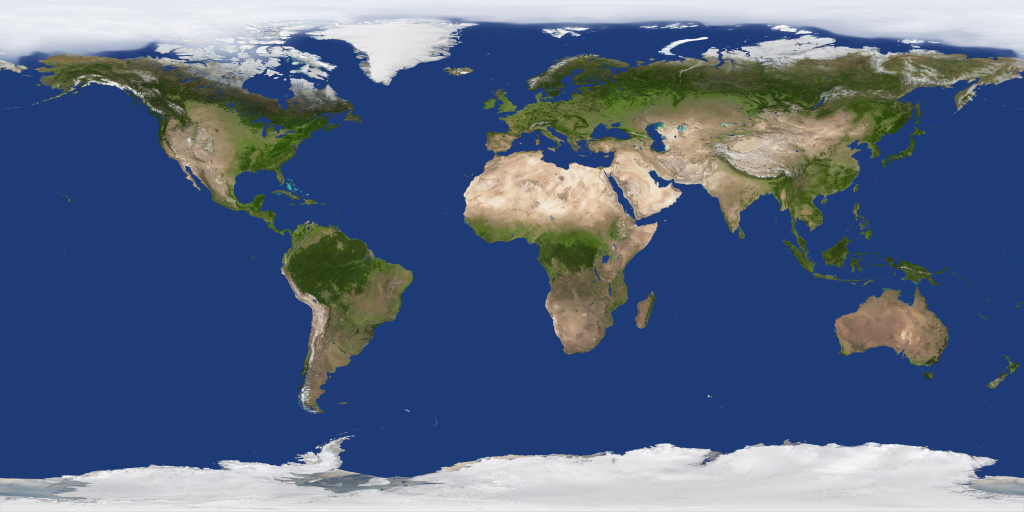
#> input picture assets/2k_earth_daymap.jpg, 2048 x 1024 px, found by its file name (shown at 1/2 size)
$ python convert_to_polar.py assets/2k_earth_daymap.jpg polar_earth --north
#> lines starting #> are read from the running program, lines starting #| are printed output that depends on the picture
#!/usr/bin/env python3
"""
Convert equirectangular images to polar format for POV display.

The polar format is optimized for the POV display:
- Width (720): Angular positions (0° to 359.5° longitude, 0.5° resolution)
- Height (44): Radial positions (row 0 = equator, row 43 = pole)

When wrapped into a disc:
- Row 0 maps to the outer edge of the disc (equator)
- Row 43 maps to the center of the disc (pole)

Usage:
    python convert_to_polar.py assets/2k_earth_daymap.jpg polar_earth --north
    python convert_to_polar.py assets/2k_jupiter.jpg polar_jupiter --south --saturation 1.8 --contrast 1.3
    python convert_to_polar.py assets/2k_moon.jpg polar_moon --north
"""

from pathlib import Path
import argparse

try:
    from PIL import Image, ImageEnhance
    import numpy as np
except ImportError:
    print("Error: PIL and numpy required. Install with:")
    print("  uv pip install pillow numpy")
    exit(1)


def equirect_to_polar(
    input_path: Path,
    hemisphere: str = "north",
    width: int = 720,
    height: int = 44,
    saturation: float = 1.0,
    contrast: float = 1.0,
) -> np.ndarray:
    """
    Convert equirectangular image to polar format.

    Args:
        input_path: Path to equirectangular source image
        hemisphere: "north" or "south" - which pole is at center
        width: Angular resolution (720 = 0.5° per pixel)
        height: Radial resolution (44 rings from equator to pole)
        saturation: Color saturation multiplier (1.0 = unchanged, 1.5 = 50% more vibrant)
        contrast: Contrast multiplier (1.0 = unchanged, 1.3 = 30% more contrast)

    Returns:
        numpy array of shape (height, width, 3) with RGB values
    """
#> called with hemisphere = 'north', width = 720, height = 44, saturation = 1, contrast = 1
    img = Image.open(input_path).convert("RGB")
#> img is the input picture: PIL image 2048x1024 RGB; mean R, G, B 84.1, 101.3, 129.5

    # Apply image enhancements before sampling
    if saturation != 1.0:
        img = ImageEnhance.Color(img).enhance(saturation)
    if contrast != 1.0:
        img = ImageEnhance.Contrast(img).enhance(contrast)
    src_w, src_h = img.size
#> src_w = 2048; src_h = 1024
    src_array = np.array(img)

    polar = np.zeros((height, width, 3), dtype=np.uint8)

    for row in range(height):
        # Row 0 = outer edge (equator), Row max = center (pole)
        if hemisphere == "north":
            # North pole view: lat 0° to 90°
            latitude = 90.0 * row / (height - 1)
        else:
            # South pole view: lat 0° to -90°
            latitude = -90.0 * row / (height - 1)

        # Map latitude to source Y
        # Equirectangular: Y=0 is north pole (lat 90°), Y=max is south pole (lat -90°)
        # Formula: src_y = (90 - latitude) / 180 * src_h
        src_y = int((90.0 - latitude) / 180.0 * src_h)
        src_y = max(0, min(src_h - 1, src_y))

        for col in range(width):
            # Map column to longitude (0° to 360°)
            longitude = col * 360.0 / width
            src_x = int(longitude / 360.0 * src_w) % src_w

            polar[row, col] = src_array[src_y, src_x]
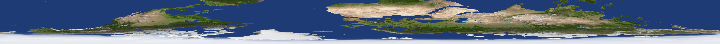
#> polar: shape (44, 720, 3); mean R, G, B 94.4, 108.9, 127.2

    return polar


def write_c_header(
    polar: np.ndarray,
    output_path: Path,
    array_name: str,
    hemisphere: str,
) -> None:
    """
    Write polar texture as C header file with CRGB array.

    Args:
        polar: numpy array of shape (height, width, 3)
        output_path: Path to output .h file
        array_name: Name for the C array (e.g., "polar_earth")
        hemisphere: "north" or "south" for comment
    """
#> called with array_name = 'polar_earth', hemisphere = 'north'
    height, width, _ = polar.shape
#> height = 44; width = 720

    # Create output directory if needed
    output_path.parent.mkdir(parents=True, exist_ok=True)

    pole_name = "North" if hemisphere == "north" else "South"

    with open(output_path, "w") as f:
        f.write(f"// Auto-generated polar texture ({width}x{height})\n")
        f.write(f"// {pole_name} pole view: row 0 = equator (edge), row max = pole (center)\n")
        f.write("// Generated by tools/convert_to_polar.py\n")
        f.write("#pragma once\n\n")
        f.write("#include <FastLED.h>\n\n")
        f.write(f"static constexpr int {array_name.upper()}_WIDTH = {width};\n")
        f.write(f"static constexpr int {array_name.upper()}_HEIGHT = {height};\n\n")
        f.write(
            f"static const CRGB {array_name}[{array_name.upper()}_HEIGHT][{array_name.upper()}_WIDTH] PROGMEM = {{\n"
        )
        for row in range(height):
            f.write("  {")
            for col in range(width):
                r, g, b = polar[row, col]
                f.write(f"CRGB({r},{g},{b})")
                if col < width - 1:
                    f.write(",")
            f.write("},\n")
        f.write("};\n")

    # Report size
    size_bytes = height * width * 3
#> size_bytes = 95040
    print(f"Generated: {output_path}")
    print(f"  Array: {array_name}")
    print(f"  Hemisphere: {pole_name}")
    print(f"  Dimensions: {width} x {height}")
#|   Dimensions: 720 x 44
    print(f"  Size: {size_bytes:,} bytes ({size_bytes / 1024:.1f} KB)")
#|   Size: 95,040 bytes (92.8 KB)


def main() -> None:
    parser = argparse.ArgumentParser(
        description="Convert equirectangular images to polar format for POV display"
    )
    parser.add_argument("input", type=Path, help="Input equirectangular image")
    parser.add_argument("name", help="Output array name (e.g., 'polar_earth')")
    parser.add_argument(
        "--north", action="store_true", help="North pole at center (default)"
    )
    parser.add_argument(
        "--south", action="store_true", help="South pole at center"
    )
    parser.add_argument(
        "--output-dir",
        type=Path,
        default=Path("led_display/src/textures"),
        help="Output directory (default: led_display/src/textures)",
    )
    parser.add_argument(
        "--saturation",
        type=float,
        default=1.0,
        help="Color saturation multiplier (1.0 = unchanged, 1.5 = more vibrant)",
    )
    parser.add_argument(
        "--contrast",
        type=float,
        default=1.0,
        help="Contrast multiplier (1.0 = unchanged, 1.3 = more contrast)",
    )

    args = parser.parse_args()

    if not args.input.exists():
        print(f"Error: Input file not found: {args.input}")
        exit(1)

    hemisphere = "south" if args.south else "north"
    output_path = args.output_dir / f"{args.name}.h"

    print(f"Converting: {args.input}")
    if args.saturation != 1.0 or args.contrast != 1.0:
        print(f"  Saturation: {args.saturation}x, Contrast: {args.contrast}x")
    polar = equirect_to_polar(
        args.input,
        hemisphere=hemisphere,
        saturation=args.saturation,
        contrast=args.contrast,
    )
    write_c_header(polar, output_path, args.name, hemisphere)
    print("Done!")


if __name__ == "__main__":
    main()
